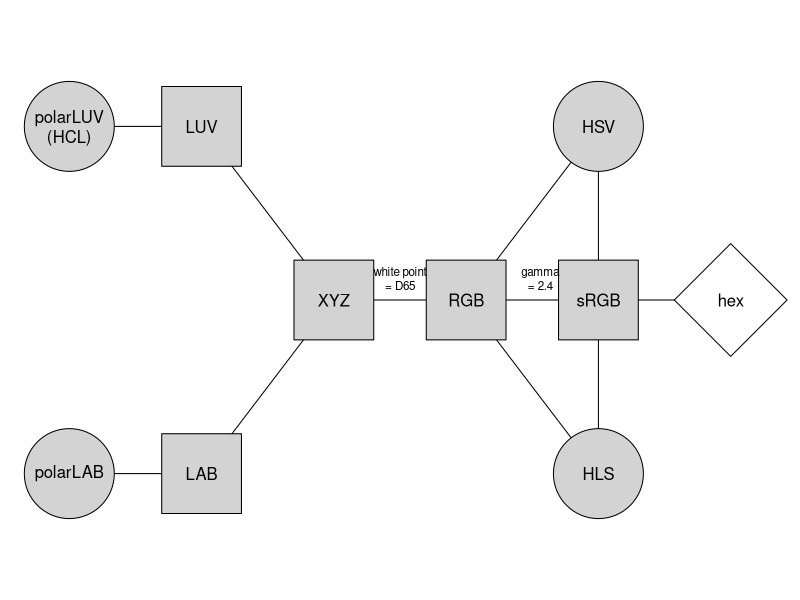

Here is the R script that generated this plot:
## ---- chunk 1
library("colorspace")
## ---- chunk 2
par(mar = rep(0, 4))

d <- data.frame(
  x = c(1, 1, 2, 2, 3, 4, 5, 5, 5, 6),
  y = c(1, 3, 1, 3, 2, 2, 1, 3, 2, 2),
  lab = c("polarLAB", "polarLUV\n(HCL)", "LAB", "LUV", "XYZ", "RGB", "HLS", "HSV", "sRGB", "hex"),
  stringsAsFactors = FALSE
)

plot(0, 0, type = "n", axes = FALSE, xlab = "", ylab = "",
  xlim = c(0.7, 6.3), ylim = c(0.4, 3.6))
lines(y ~ x, data = d[-c(1, 3, 7, 8),])
lines(y ~ x, data = d[c(1, 3, 5),])
lines(y ~ x, data = d[c(6, 7, 9),])
lines(y ~ x, data = d[c(6, 8, 9),])
points(y ~ x, data = d[c(1, 2, 7, 8), ], pch = 21, bg = "lightgray", cex = 12)
points(y ~ x, data = d[c(3, 4, 5, 6, 9), ], pch = 22, bg = "lightgray", cex = 12)
points(y ~ x, data = d[10, ], pch = 23, bg = "white", cex = 12)

text(d$x, d$y, d$lab)
text(3.5, 2, "white point\n= D65", cex = 0.7, pos = 3)
text(4.56, 2, "gamma\n= 2.4", cex = 0.7, pos = 3)
## ---- chunk 3
(x <- polarLUV(L = 70, C = 50, H = c(0, 120, 240)))
## ---- chunk 4
(y <- as(x, "sRGB"))
## ---- chunk 5
as(y, "HSV")
## ---- chunk 6
hex(x)
